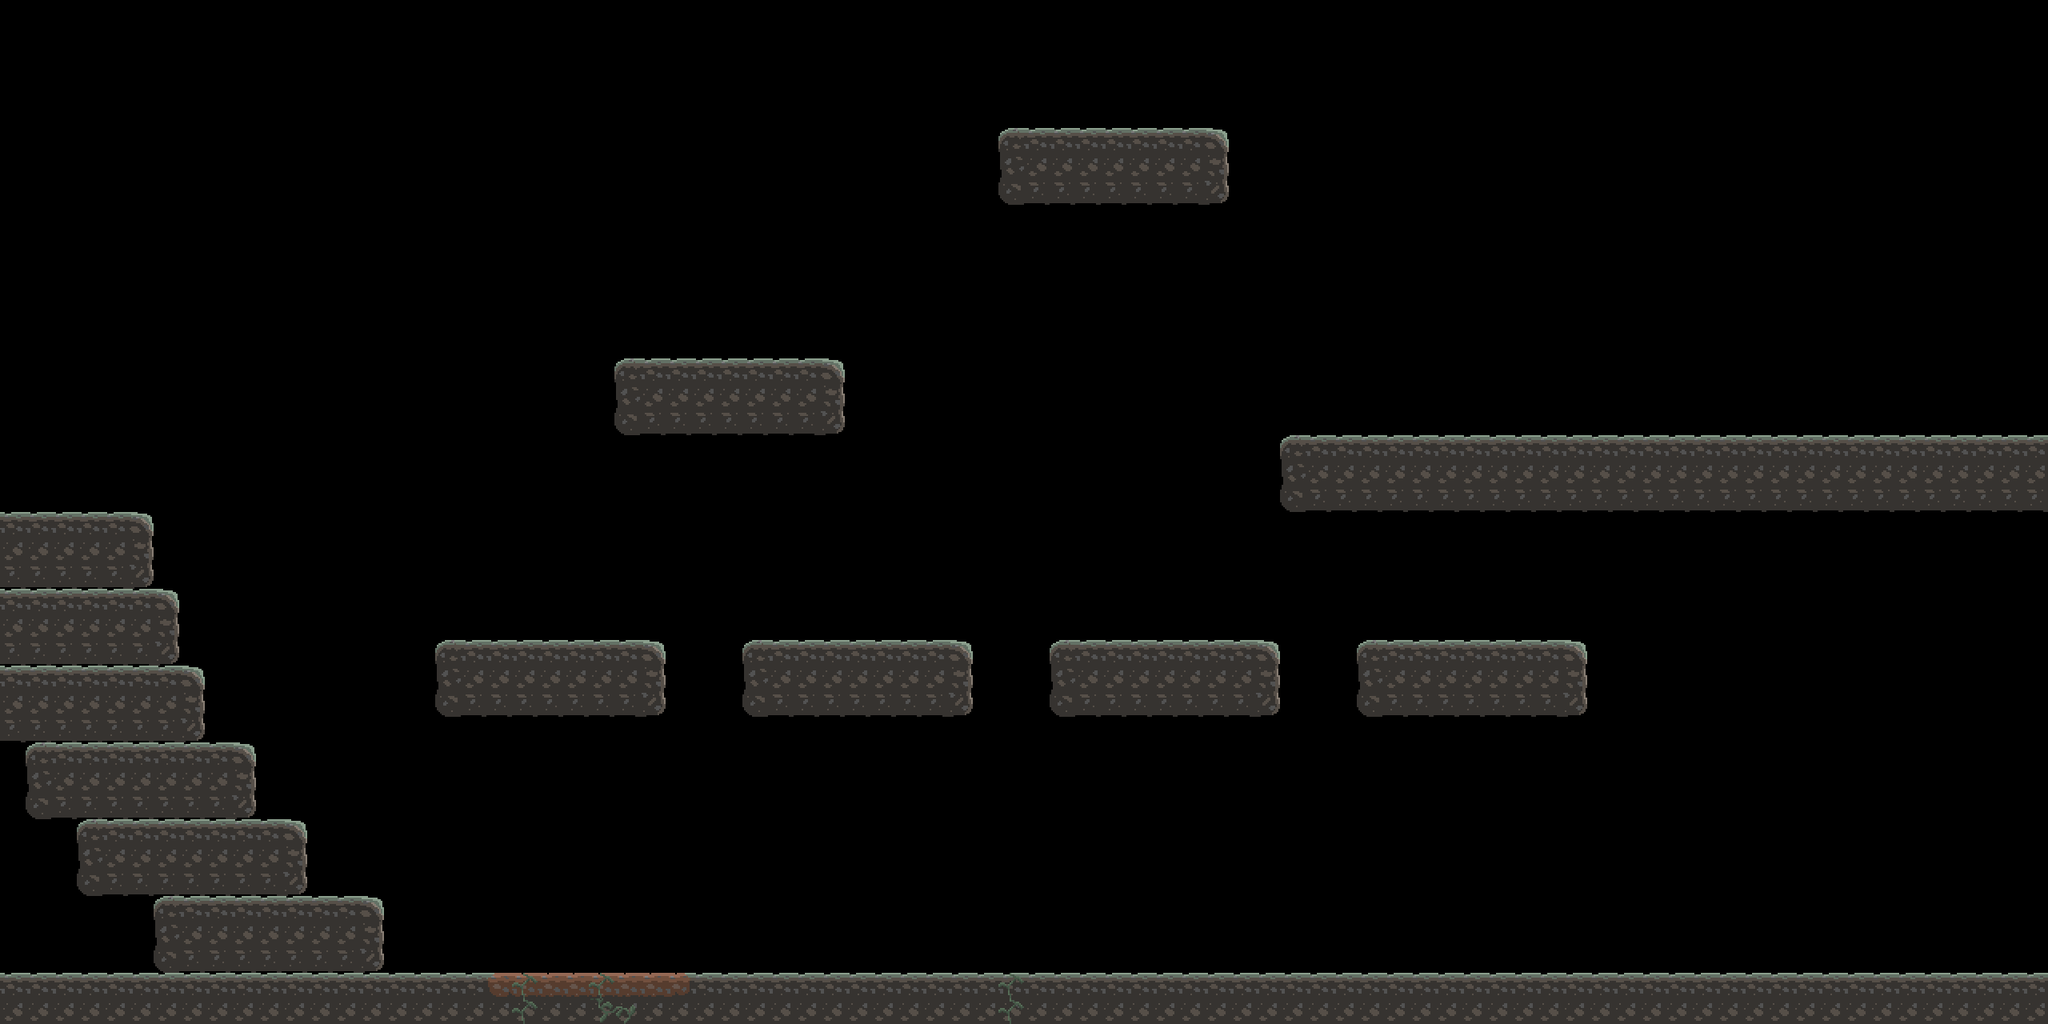

The image is a tile-based game level rendered from a .tmx file. Its description and source (layers, tilesets, objects; grid data summarised) follow:
An orthogonal 80x40 tile map with 32x32 px tiles, 2 tile layers (Tile Layer 1, Overlay).

<map version="1.0.0" orientation="orthogonal" renderorder="right-down" width="80" height="40" tilewidth="32" tileheight="32" nextobjectid="5">
 <tileset firstgid="1" source="../../Tilesets/tiles_16x2.tsx" />
 <layer name="Tile Layer 1" width="80" height="40">
  <data>[3200 cells, 556 non-empty, 12 distinct tile ids]</data>
 </layer>
 <objectgroup name="Object Layer 1" />
 <layer name="Overlay" width="80" height="40">
  <data>[3200 cells, 7 non-empty, 3 distinct tile ids]</data>
 </layer>
</map>
